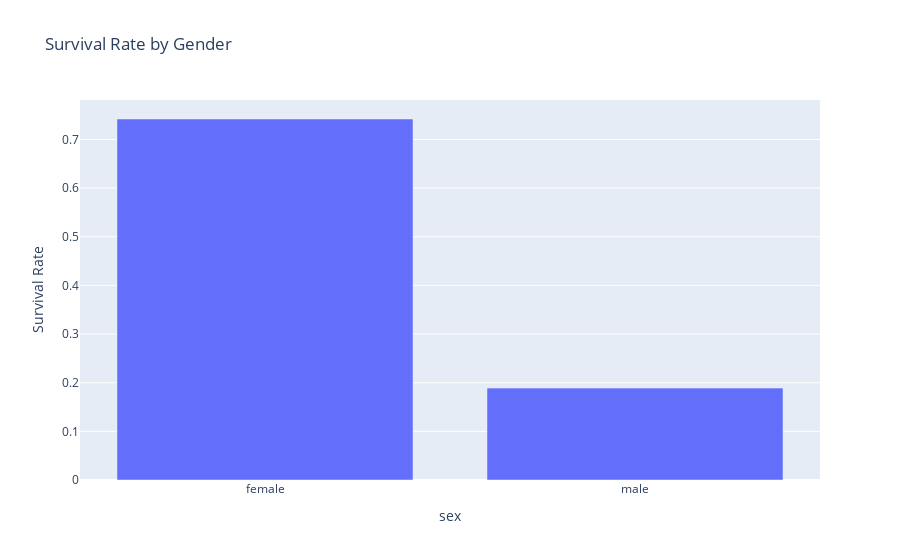

Notebook code cell kept with this figure:
### Markdown cell above
# Insights
* Survivors were slightly younger than non-survivors on average.

### Code cell
survival_gender = df.groupby('sex')['survived'].mean().reset_index()

fig = px.bar(
    survival_gender,
    x='sex',
    y='survived',
    title='Survival Rate by Gender',
    labels={'survived':'Survival Rate'}
)
fig.show()

### Figure 1 — Plotly figure (JSON) as saved in the notebook; plotly's stock layout.template omitted (floating-point values rounded to 4 significant figures)
{"data": [{"alignmentgroup": "True", "hovertemplate": "sex=%{x}<br>Survival Rate=%{y}<extra></extra>", "legendgroup": "", "marker": {"color": "#636efa", "pattern": {"shape": ""}}, "name": "", "offsetgroup": "", "orientation": "v", "showlegend": false, "textposition": "auto", "type": "bar", "x": ["female", "male"], "xaxis": "x", "y": [0.742, 0.1889], "yaxis": "y"}], "layout": {"barmode": "relative", "legend": {"tracegroupgap": 0}, "title": {"text": "Survival Rate by Gender"}, "xaxis": {"anchor": "y", "domain": [0, 1], "title": {"text": "sex"}}, "yaxis": {"anchor": "x", "domain": [0, 1], "title": {"text": "Survival Rate"}}}}
